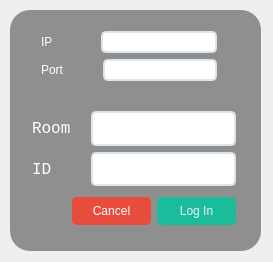
<?xml version="1.0" encoding="UTF-8"?>
<ui version="4.0">
 <class>Widget</class>
 <widget class="QWidget" name="Widget">
  <property name="enabled">
   <bool>true</bool>
  </property>
  <property name="geometry">
   <rect>
    <x>0</x>
    <y>0</y>
    <width>273</width>
    <height>262</height>
   </rect>
  </property>
  <property name="baseSize">
   <size>
    <width>1024</width>
    <height>605</height>
   </size>
  </property>
  <property name="contextMenuPolicy">
   <enum>Qt::NoContextMenu</enum>
  </property>
  <property name="windowTitle">
   <string>Widget</string>
  </property>
  <property name="windowIcon">
   <iconset>
    <normaloff>:/ball</normaloff>:/ball</iconset>
  </property>
  <property name="autoFillBackground">
   <bool>false</bool>
  </property>
  <property name="styleSheet">
   <string notr="true"/>
  </property>
  <widget class="QWidget" name="widget_2" native="true">
   <property name="geometry">
    <rect>
     <x>10</x>
     <y>10</y>
     <width>251</width>
     <height>241</height>
    </rect>
   </property>
   <property name="styleSheet">
    <string notr="true">#widget_2
{
	background-color: rgba(0,0,0, 40%);
	border-radius:20px;
}
</string>
   </property>
   <widget class="QFrame" name="verticalFrame">
    <property name="geometry">
     <rect>
      <x>10</x>
      <y>81</y>
      <width>228</width>
      <height>146</height>
     </rect>
    </property>
    <property name="layoutDirection">
     <enum>Qt::LeftToRight</enum>
    </property>
    <property name="styleSheet">
     <string notr="true"/>
    </property>
    <property name="frameShadow">
     <enum>QFrame::Plain</enum>
    </property>
    <layout class="QVBoxLayout" name="verticalLayout_2">
     <property name="leftMargin">
      <number>12</number>
     </property>
     <property name="topMargin">
      <number>20</number>
     </property>
     <property name="rightMargin">
      <number>12</number>
     </property>
     <property name="bottomMargin">
      <number>12</number>
     </property>
     <item>
      <layout class="QHBoxLayout" name="horizontalLayout">
       <item>
        <widget class="QLabel" name="label">
         <property name="font">
          <font>
           <family>Consolas</family>
           <pointsize>12</pointsize>
           <weight>9</weight>
           <italic>false</italic>
           <bold>false</bold>
          </font>
         </property>
         <property name="styleSheet">
          <string notr="true">font: 75 12pt &quot;Consolas&quot;;
color : white;</string>
         </property>
         <property name="text">
          <string>Room </string>
         </property>
        </widget>
       </item>
       <item>
        <spacer name="horizontalSpacer">
         <property name="orientation">
          <enum>Qt::Horizontal</enum>
         </property>
         <property name="sizeType">
          <enum>QSizePolicy::Fixed</enum>
         </property>
         <property name="sizeHint" stdset="0">
          <size>
           <width>5</width>
           <height>0</height>
          </size>
         </property>
        </spacer>
       </item>
       <item>
        <widget class="QLineEdit" name="RoomEdit">
         <property name="font">
          <font>
           <family>Consolas</family>
           <pointsize>12</pointsize>
           <weight>50</weight>
           <italic>false</italic>
           <bold>false</bold>
          </font>
         </property>
         <property name="acceptDrops">
          <bool>true</bool>
         </property>
         <property name="autoFillBackground">
          <bool>false</bool>
         </property>
         <property name="styleSheet">
          <string notr="true">QLineEdit{border-style:none;padding:5px;border-radius:5px;border:2px solid #DCE4EC;}
QLineEdit:focus{border:2px solid #3498DB;}</string>
         </property>
        </widget>
       </item>
      </layout>
     </item>
     <item>
      <layout class="QHBoxLayout" name="horizontalLayout_2">
       <item>
        <widget class="QLabel" name="label_2">
         <property name="font">
          <font>
           <family>Consolas</family>
           <pointsize>12</pointsize>
           <weight>9</weight>
           <italic>false</italic>
           <bold>false</bold>
          </font>
         </property>
         <property name="styleSheet">
          <string notr="true">font: 75 12pt &quot;Consolas&quot;;
color : white;</string>
         </property>
         <property name="text">
          <string>ID   </string>
         </property>
        </widget>
       </item>
       <item>
        <spacer name="horizontalSpacer_2">
         <property name="orientation">
          <enum>Qt::Horizontal</enum>
         </property>
         <property name="sizeType">
          <enum>QSizePolicy::Fixed</enum>
         </property>
         <property name="sizeHint" stdset="0">
          <size>
           <width>5</width>
           <height>0</height>
          </size>
         </property>
        </spacer>
       </item>
       <item>
        <widget class="QLineEdit" name="IDEdit">
         <property name="font">
          <font>
           <family>Consolas</family>
           <pointsize>12</pointsize>
           <weight>50</weight>
           <italic>false</italic>
           <bold>false</bold>
          </font>
         </property>
         <property name="autoFillBackground">
          <bool>false</bool>
         </property>
         <property name="styleSheet">
          <string notr="true">QLineEdit{border-style:none;padding:5px;border-radius:5px;border:2px solid #DCE4EC;}
QLineEdit:focus{border:2px solid #3498DB;}</string>
         </property>
         <property name="text">
          <string/>
         </property>
         <property name="echoMode">
          <enum>QLineEdit::Password</enum>
         </property>
         <property name="readOnly">
          <bool>false</bool>
         </property>
        </widget>
       </item>
      </layout>
     </item>
     <item>
      <spacer name="verticalSpacer_3">
       <property name="orientation">
        <enum>Qt::Vertical</enum>
       </property>
       <property name="sizeType">
        <enum>QSizePolicy::Fixed</enum>
       </property>
       <property name="sizeHint" stdset="0">
        <size>
         <width>20</width>
         <height>5</height>
        </size>
       </property>
      </spacer>
     </item>
     <item>
      <layout class="QHBoxLayout" name="horizontalLayout_5">
       <item>
        <spacer name="horizontalSpacer_5">
         <property name="orientation">
          <enum>Qt::Horizontal</enum>
         </property>
         <property name="sizeType">
          <enum>QSizePolicy::Preferred</enum>
         </property>
         <property name="sizeHint" stdset="0">
          <size>
           <width>40</width>
           <height>20</height>
          </size>
         </property>
        </spacer>
       </item>
       <item>
        <widget class="QPushButton" name="cancelButtion">
         <property name="focusPolicy">
          <enum>Qt::NoFocus</enum>
         </property>
         <property name="styleSheet">
          <string notr="true">QPushButton{border-style:none;padding:7px;border-radius:5px;color:#FFFFFF;background:#E74C3C;}
QPushButton:hover{color:#FFF5E7;background:#EC7064;}QPushButton:pressed{color:#F5A996;background:#DC2D1A;}</string>
         </property>
         <property name="text">
          <string>Cancel</string>
         </property>
         <property name="flat">
          <bool>false</bool>
         </property>
        </widget>
       </item>
       <item>
        <widget class="QPushButton" name="loginButton">
         <property name="cursor">
          <cursorShape>ArrowCursor</cursorShape>
         </property>
         <property name="focusPolicy">
          <enum>Qt::NoFocus</enum>
         </property>
         <property name="styleSheet">
          <string notr="true">QPushButton{border-style:none;padding:7px;border-radius:5px;color:#E6F8F5;background:#1ABC9C;}
QPushButton:hover{color:#FFFFFF;background:#2EE1C1;}QPushButton:pressed{color:#A7EEE6;background:#16A086;}</string>
         </property>
         <property name="text">
          <string>Log In</string>
         </property>
        </widget>
       </item>
      </layout>
     </item>
    </layout>
   </widget>
   <widget class="QWidget" name="widget" native="true">
    <property name="geometry">
     <rect>
      <x>10</x>
      <y>0</y>
      <width>228</width>
      <height>81</height>
     </rect>
    </property>
    <property name="styleSheet">
     <string notr="true">border-radius:10px;</string>
    </property>
    <widget class="QWidget" name="layoutWidget">
     <property name="geometry">
      <rect>
       <x>10</x>
       <y>10</y>
       <width>198</width>
       <height>72</height>
      </rect>
     </property>
     <layout class="QVBoxLayout" name="verticalLayout">
      <item>
       <layout class="QHBoxLayout" name="horizontalLayout_3">
        <item>
         <widget class="QLabel" name="label_3">
          <property name="styleSheet">
           <string notr="true">font: 75 12pt &quot;Consolas&quot;;
color: rgb(255, 255, 255);</string>
          </property>
          <property name="text">
           <string>IP  </string>
          </property>
         </widget>
        </item>
        <item>
         <spacer name="horizontalSpacer_6">
          <property name="orientation">
           <enum>Qt::Horizontal</enum>
          </property>
          <property name="sizeHint" stdset="0">
           <size>
            <width>40</width>
            <height>20</height>
           </size>
          </property>
         </spacer>
        </item>
        <item>
         <widget class="QLineEdit" name="ipLineEdit">
          <property name="styleSheet">
           <string notr="true">QLineEdit{border-style:none;padding:5px;border-radius:5px;border:2px solid #DCE4EC;}
QLineEdit:focus{border:2px solid #3498DB;}</string>
          </property>
         </widget>
        </item>
       </layout>
      </item>
      <item>
       <layout class="QHBoxLayout" name="horizontalLayout_4">
        <item>
         <widget class="QLabel" name="label_4">
          <property name="styleSheet">
           <string notr="true">font: 75 12pt &quot;Consolas&quot;;
color: rgb(255, 255, 255);</string>
          </property>
          <property name="text">
           <string>Port</string>
          </property>
         </widget>
        </item>
        <item>
         <spacer name="horizontalSpacer_7">
          <property name="orientation">
           <enum>Qt::Horizontal</enum>
          </property>
          <property name="sizeHint" stdset="0">
           <size>
            <width>40</width>
            <height>20</height>
           </size>
          </property>
         </spacer>
        </item>
        <item>
         <widget class="QLineEdit" name="portLineEdit">
          <property name="styleSheet">
           <string notr="true">QLineEdit{border-style:none;padding:5px;border-radius:5px;border:2px solid #DCE4EC;}
QLineEdit:focus{border:2px solid #3498DB;}</string>
          </property>
         </widget>
        </item>
       </layout>
      </item>
     </layout>
    </widget>
   </widget>
  </widget>
 </widget>
 <layoutdefault spacing="6" margin="11"/>
 <resources/>
 <connections/>
</ui>
